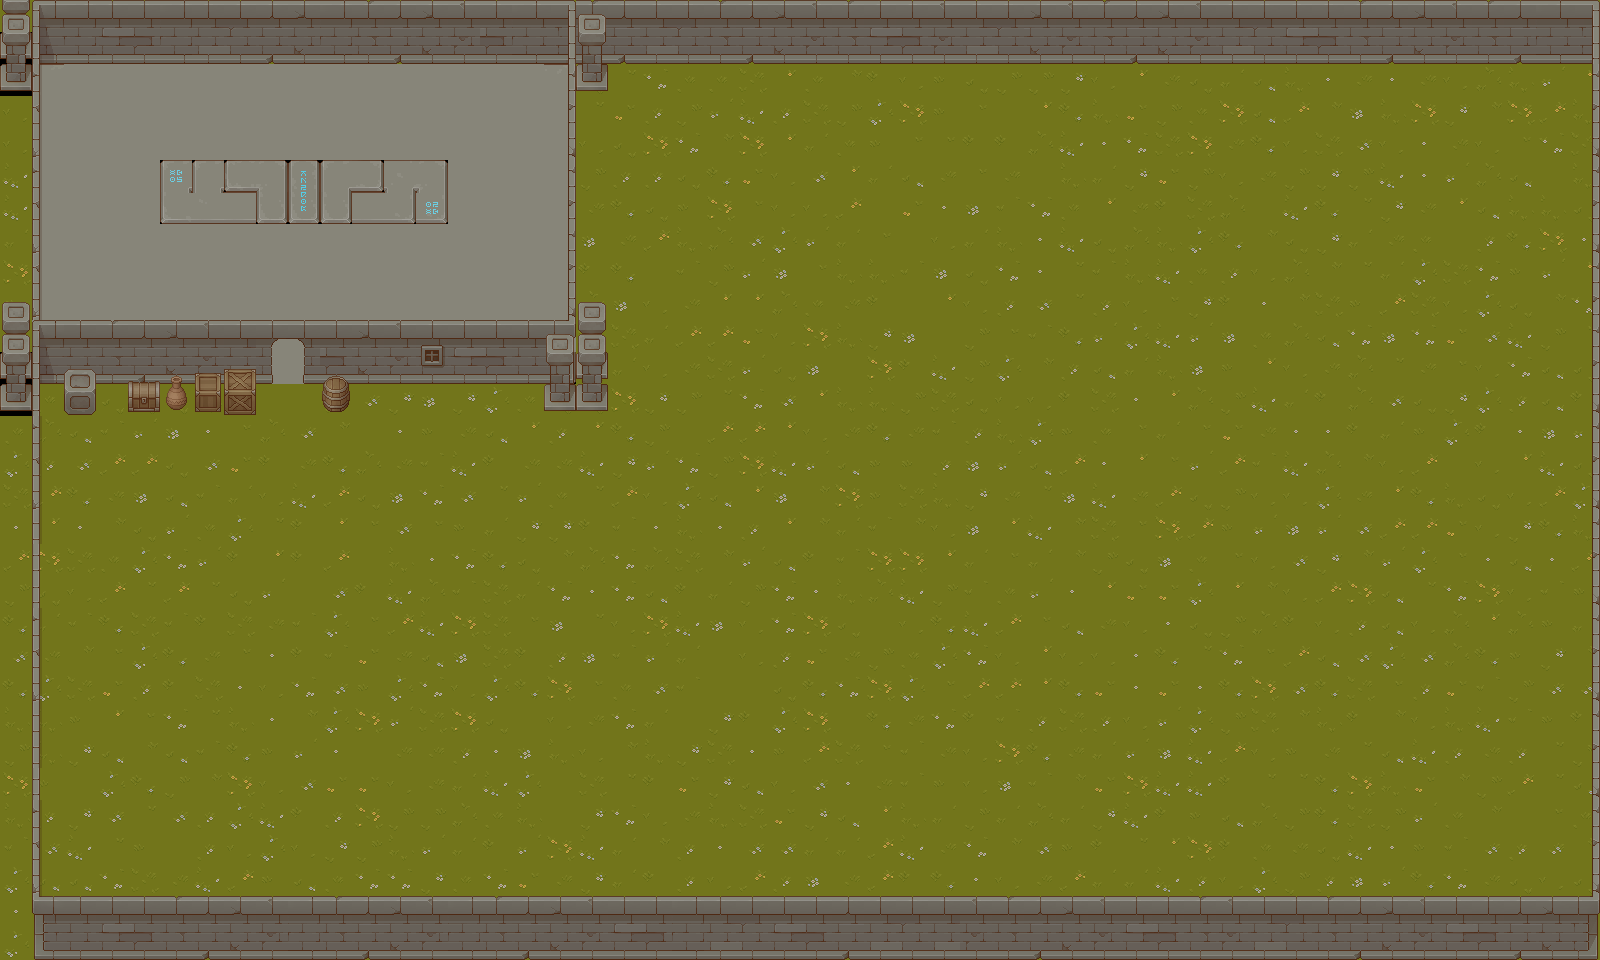

Rendered tile map (Tiled .tmx) drawn with the repository's tilesets; below, a short description and the map source with its tile grids summarised:
An orthogonal 50x30 tile map with 32x32 px tiles, 4 tile layers (ground, onground, walls, structs), 5 tilesets.

<map version="1.8" tiledversion="1.8.4" orientation="orthogonal" renderorder="right-down" width="50" height="30" tilewidth="32" tileheight="32" infinite="0" nextlayerid="6" nextobjectid="1">
 <tileset firstgid="1" name="TX Tileset Grass" tilewidth="32" tileheight="32" tilecount="64" columns="8">
  <image source="../_cainos/TX Tileset Grass.png" width="256" height="256" />
 </tileset>
 <tileset firstgid="65" name="TX Tileset Wall" tilewidth="32" tileheight="32" tilecount="256" columns="16">
  <image source="../_cainos/TX Tileset Wall.png" width="512" height="512" />
 </tileset>
 <tileset firstgid="321" name="TX Tileset Stone Ground" tilewidth="32" tileheight="32" tilecount="64" columns="8">
  <image source="../_cainos/TX Tileset Stone Ground.png" width="256" height="256" />
 </tileset>
 <tileset firstgid="385" name="TX Props small" tilewidth="32" tileheight="96" tilecount="65" columns="13">
  <image source="../_cainos/TX Props small.png" width="416" height="512" />
 </tileset>
 <tileset firstgid="450" name="TX Struct" tilewidth="32" tileheight="32" tilecount="256" columns="16">
  <image source="../_cainos/TX Struct.png" width="512" height="512" />
 </tileset>
 <layer id="1" name="ground" width="50" height="30">
  <data>[1500 cells, 1500 non-empty, 50 distinct tile ids]</data>
 </layer>
 <layer id="5" name="onground" width="50" height="30">
  <data>[1500 cells, 3 non-empty, 2 distinct tile ids]</data>
 </layer>
 <layer id="2" name="walls" width="50" height="30" offsetx="32" offsety="0">
  <data>[1500 cells, 294 non-empty, 46 distinct tile ids]</data>
 </layer>
 <layer id="4" name="structs" width="50" height="30" offsetx="32" offsety="0">
  <data>[1500 cells, 4 non-empty, 4 distinct tile ids]</data>
 </layer>
</map>
